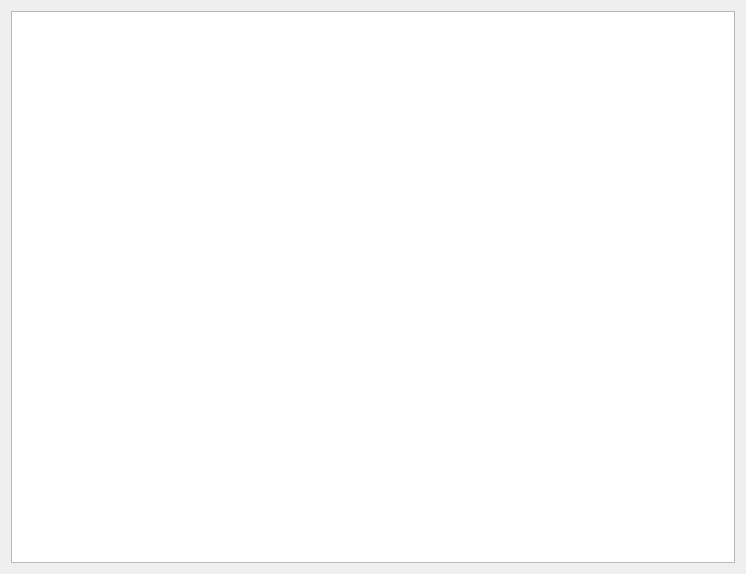
<?xml version="1.0" encoding="UTF-8"?>
<ui version="4.0">
 <class>FormSurEl</class>
 <widget class="QDialog" name="FormSurEl">
  <property name="geometry">
   <rect>
    <x>0</x>
    <y>0</y>
    <width>746</width>
    <height>574</height>
   </rect>
  </property>
  <property name="windowTitle">
   <string>Соответствие марок электродов</string>
  </property>
  <layout class="QVBoxLayout" name="verticalLayout">
   <item>
    <widget class="DbViewer" name="tableView"/>
   </item>
  </layout>
 </widget>
 <customwidgets>
  <customwidget>
   <class>DbViewer</class>
   <extends>QTableView</extends>
   <header>db/dbviewer.h</header>
  </customwidget>
 </customwidgets>
 <resources/>
 <connections/>
</ui>
